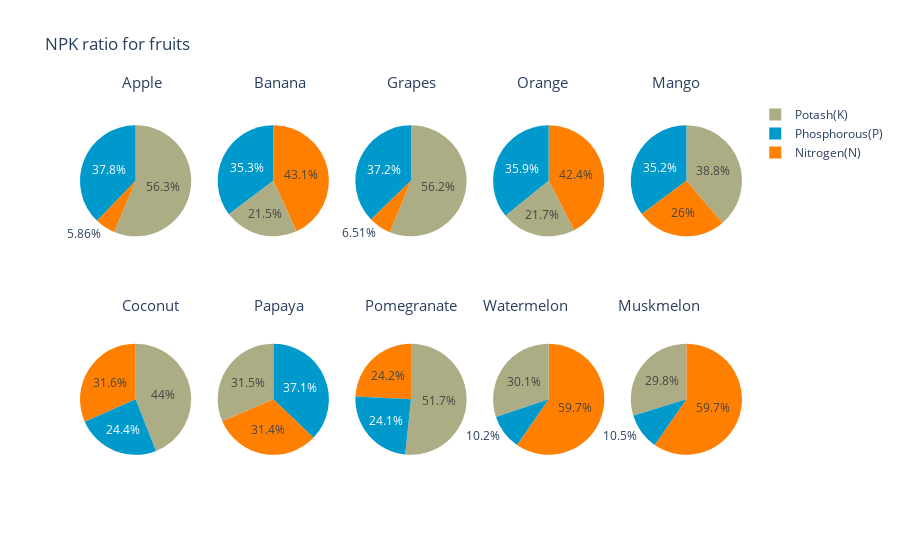

The cell this chart's notebook holds for it:
### Code cell
labels = ['Nitrogen(N)','Phosphorous(P)','Potash(K)']
specs = [[{'type':'domain'}, {'type':'domain'}, {'type':'domain'}, {'type':'domain'}, {'type':'domain'}],[
         {'type':'domain'}, {'type':'domain'}, {'type':'domain'}, {'type':'domain'}, {'type':'domain'}]]
fig = make_subplots(rows=2, cols=5, specs=specs)
cafe_colors =  ['rgb(255, 128, 0)', 'rgb(0, 153, 204)', 'rgb(173, 173, 133)']

apple_npk = crop_summary[crop_summary.index=='apple']
values = [apple_npk['N'][0], apple_npk['P'][0], apple_npk['K'][0]]
fig.add_trace(go.Pie(labels=labels, values=values,name="Apple", marker_colors=cafe_colors),1, 1)

banana_npk = crop_summary[crop_summary.index=='banana']
values = [banana_npk['N'][0], banana_npk['P'][0], banana_npk['K'][0]]
fig.add_trace(go.Pie(labels=labels, values=values,name="Banana", marker_colors=cafe_colors),1, 2)

grapes_npk = crop_summary[crop_summary.index=='grapes']
values = [grapes_npk['N'][0], grapes_npk['P'][0], grapes_npk['K'][0]]
fig.add_trace(go.Pie(labels=labels, values=values,name="Grapes", marker_colors=cafe_colors),1, 3)

orange_npk = crop_summary[crop_summary.index=='orange']
values = [orange_npk['N'][0], orange_npk['P'][0], orange_npk['K'][0]]
fig.add_trace(go.Pie(labels=labels, values=values,name="Orange", marker_colors=cafe_colors),1, 4)

mango_npk = crop_summary[crop_summary.index=='mango']
values = [mango_npk['N'][0], mango_npk['P'][0], mango_npk['K'][0]]
fig.add_trace(go.Pie(labels=labels, values=values,name="Mango", marker_colors=cafe_colors),1, 5)

coconut_npk = crop_summary[crop_summary.index=='coconut']
values = [coconut_npk['N'][0], coconut_npk['P'][0], coconut_npk['K'][0]]
fig.add_trace(go.Pie(labels=labels, values=values,name="Coconut", marker_colors=cafe_colors),2, 1)

papaya_npk = crop_summary[crop_summary.index=='papaya']
values = [papaya_npk['N'][0], papaya_npk['P'][0], papaya_npk['K'][0]]
fig.add_trace(go.Pie(labels=labels, values=values,name="Papaya", marker_colors=cafe_colors),2, 2)

pomegranate_npk = crop_summary[crop_summary.index=='pomegranate']
values = [pomegranate_npk['N'][0], pomegranate_npk['P'][0], pomegranate_npk['K'][0]]
fig.add_trace(go.Pie(labels=labels, values=values,name="Pomegranate", marker_colors=cafe_colors),2, 3)

watermelon_npk = crop_summary[crop_summary.index=='watermelon']
values = [watermelon_npk['N'][0], watermelon_npk['P'][0], watermelon_npk['K'][0]]
fig.add_trace(go.Pie(labels=labels, values=values,name="Watermelon", marker_colors=cafe_colors),2, 4)

muskmelon_npk = crop_summary[crop_summary.index=='muskmelon']
values = [muskmelon_npk['N'][0], muskmelon_npk['P'][0], muskmelon_npk['K'][0]]
fig.add_trace(go.Pie(labels=labels, values=values,name="Muskmelon", marker_colors=cafe_colors),2, 5)

fig.update_layout(
    title_text="NPK ratio for fruits",
    annotations=[dict(text='Apple',x=0.06,y=1.08, font_size=15, showarrow=False),
                 dict(text='Banana',x=0.26,y=1.08, font_size=15, showarrow=False),
                 dict(text='Grapes',x=0.50,y=1.08, font_size=15, showarrow=False),
                 dict(text='Orange',x=0.74,y=1.08, font_size=15, showarrow=False),
                dict(text='Mango',x=0.94,y=1.08, font_size=15, showarrow=False),
                dict(text='Coconut',x=0.06,y=0.46, font_size=15, showarrow=False),
                 dict(text='Papaya',x=0.26,y=0.46, font_size=15, showarrow=False),
                 dict(text='Pomegranate',x=0.50,y=0.46, font_size=15, showarrow=False),
                 dict(text='Watermelon',x=0.74,y=0.46, font_size=15, showarrow=False),
                dict(text='Muskmelon',x=0.94,y=0.46, font_size=15, showarrow=False)])
fig.show()

### Figure 1 — Plotly figure (JSON) as saved in the notebook; plotly's stock layout.template omitted (floating-point values rounded to 4 significant figures)
{"data": [{"domain": {"x": [0, 0.168], "y": [0.575, 1]}, "labels": ["Nitrogen(N)", "Phosphorous(P)", "Potash(K)"], "marker": {"colors": ["rgb(255, 128, 0)", "rgb(0, 153, 204)", "rgb(173, 173, 133)"]}, "name": "Apple", "type": "pie", "values": [20.8, 134.2, 199.9]}, {"domain": {"x": [0.208, 0.376], "y": [0.575, 1]}, "labels": ["Nitrogen(N)", "Phosphorous(P)", "Potash(K)"], "marker": {"colors": ["rgb(255, 128, 0)", "rgb(0, 153, 204)", "rgb(173, 173, 133)"]}, "name": "Banana", "type": "pie", "values": [100.2, 82.01, 50.05]}, {"domain": {"x": [0.416, 0.584], "y": [0.575, 1]}, "labels": ["Nitrogen(N)", "Phosphorous(P)", "Potash(K)"], "marker": {"colors": ["rgb(255, 128, 0)", "rgb(0, 153, 204)", "rgb(173, 173, 133)"]}, "name": "Grapes", "type": "pie", "values": [23.18, 132.5, 200.1]}, {"domain": {"x": [0.624, 0.792], "y": [0.575, 1]}, "labels": ["Nitrogen(N)", "Phosphorous(P)", "Potash(K)"], "marker": {"colors": ["rgb(255, 128, 0)", "rgb(0, 153, 204)", "rgb(173, 173, 133)"]}, "name": "Orange", "type": "pie", "values": [19.58, 16.55, 10.01]}, {"domain": {"x": [0.832, 1], "y": [0.575, 1]}, "labels": ["Nitrogen(N)", "Phosphorous(P)", "Potash(K)"], "marker": {"colors": ["rgb(255, 128, 0)", "rgb(0, 153, 204)", "rgb(173, 173, 133)"]}, "name": "Mango", "type": "pie", "values": [20.07, 27.18, 29.92]}, {"domain": {"x": [0, 0.168], "y": [0, 0.425]}, "labels": ["Nitrogen(N)", "Phosphorous(P)", "Potash(K)"], "marker": {"colors": ["rgb(255, 128, 0)", "rgb(0, 153, 204)", "rgb(173, 173, 133)"]}, "name": "Coconut", "type": "pie", "values": [21.98, 16.93, 30.59]}, {"domain": {"x": [0.208, 0.376], "y": [0, 0.425]}, "labels": ["Nitrogen(N)", "Phosphorous(P)", "Potash(K)"], "marker": {"colors": ["rgb(255, 128, 0)", "rgb(0, 153, 204)", "rgb(173, 173, 133)"]}, "name": "Papaya", "type": "pie", "values": [49.88, 59.05, 50.04]}, {"domain": {"x": [0.416, 0.584], "y": [0, 0.425]}, "labels": ["Nitrogen(N)", "Phosphorous(P)", "Potash(K)"], "marker": {"colors": ["rgb(255, 128, 0)", "rgb(0, 153, 204)", "rgb(173, 173, 133)"]}, "name": "Pomegranate", "type": "pie", "values": [18.87, 18.75, 40.21]}, {"domain": {"x": [0.624, 0.792], "y": [0, 0.425]}, "labels": ["Nitrogen(N)", "Phosphorous(P)", "Potash(K)"], "marker": {"colors": ["rgb(255, 128, 0)", "rgb(0, 153, 204)", "rgb(173, 173, 133)"]}, "name": "Watermelon", "type": "pie", "values": [99.42, 17, 50.22]}, {"domain": {"x": [0.832, 1], "y": [0, 0.425]}, "labels": ["Nitrogen(N)", "Phosphorous(P)", "Potash(K)"], "marker": {"colors": ["rgb(255, 128, 0)", "rgb(0, 153, 204)", "rgb(173, 173, 133)"]}, "name": "Muskmelon", "type": "pie", "values": [100.3, 17.72, 50.08]}], "layout": {"annotations": [{"font": {"size": 15}, "showarrow": false, "text": "Apple", "x": 0.06, "y": 1.08}, {"font": {"size": 15}, "showarrow": false, "text": "Banana", "x": 0.26, "y": 1.08}, {"font": {"size": 15}, "showarrow": false, "text": "Grapes", "x": 0.5, "y": 1.08}, {"font": {"size": 15}, "showarrow": false, "text": "Orange", "x": 0.74, "y": 1.08}, {"font": {"size": 15}, "showarrow": false, "text": "Mango", "x": 0.94, "y": 1.08}, {"font": {"size": 15}, "showarrow": false, "text": "Coconut", "x": 0.06, "y": 0.46}, {"font": {"size": 15}, "showarrow": false, "text": "Papaya", "x": 0.26, "y": 0.46}, {"font": {"size": 15}, "showarrow": false, "text": "Pomegranate", "x": 0.5, "y": 0.46}, {"font": {"size": 15}, "showarrow": false, "text": "Watermelon", "x": 0.74, "y": 0.46}, {"font": {"size": 15}, "showarrow": false, "text": "Muskmelon", "x": 0.94, "y": 0.46}], "title": {"text": "NPK ratio for fruits"}}}
